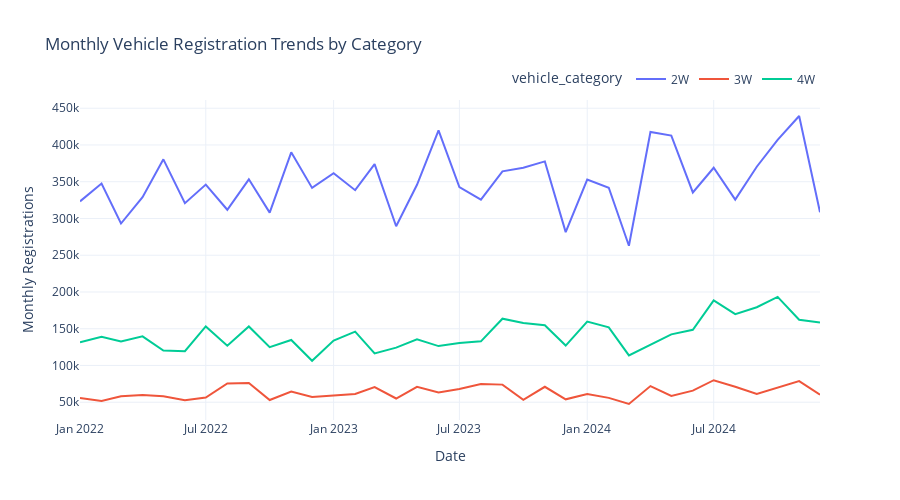

Notebook code for this chart:
### Markdown cell above
## Section 6: Streamlit Dashboard Components

Analyzing the core components needed for the Streamlit dashboard with sample visualizations.

### Code cell
# Prepare data for dashboard visualizations
# Monthly trends by category
monthly_trends = analysis_data.groupby(['year', 'month', 'vehicle_category'])['registrations'].sum().reset_index()
monthly_trends['date'] = pd.to_datetime(monthly_trends[['year', 'month']].assign(day=1))
monthly_trends = monthly_trends.sort_values('date')

print("Monthly Trends Data Prepared:")
print(f"Records: {len(monthly_trends):,}")
print(f"Date range: {monthly_trends['date'].min().strftime('%Y-%m')} to {monthly_trends['date'].max().strftime('%Y-%m')}")

# Display trend data summary
print("\nTrend Summary by Category:")
trend_summary = monthly_trends.groupby('vehicle_category').agg({
    'registrations': ['sum', 'mean', 'min', 'max']
}).round(0)
print(trend_summary)

# Create trend visualization (compatible with notebook)
try:
    import plotly.graph_objects as go
    from plotly.offline import iplot, init_notebook_mode
    
    # Initialize plotly for offline use in notebook
    init_notebook_mode(connected=True)
    
    fig_trends = px.line(
        monthly_trends,
        x='date',
        y='registrations',
        color='vehicle_category',
        title='Monthly Vehicle Registration Trends by Category',
        labels={'registrations': 'Monthly Registrations', 'date': 'Date'},
        template='plotly_white'
    )

    fig_trends.update_layout(
        height=500,
        hovermode='x unified',
        legend=dict(orientation="h", yanchor="bottom", y=1.02, xanchor="right", x=1)
    )

    # Use iplot for notebook display
    iplot(fig_trends)
    
except Exception as e:
    print(f"Plotly visualization error: {e}")
    print("Displaying data table instead:")
    display(monthly_trends.head(10))
